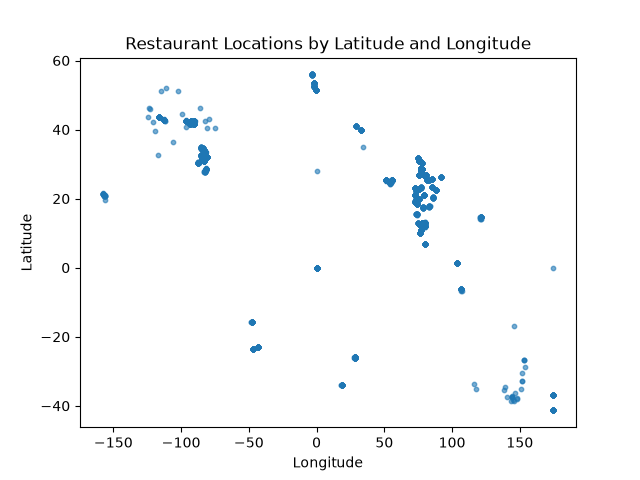

Reproduce this figure in Python.
import pandas as pd
import matplotlib.pyplot as plt
#define
df = pd.read_csv("dataset/dataset.csv")
#plotting scatter graph
plt.scatter(df["Longitude"], df["Latitude"],s=10,alpha=0.6)
#plot title
plt.title("Restaurant Locations by Latitude and Longitude")
#plot labels
plt.xlabel("Longitude")
plt.ylabel("Latitude")
plt.show()
# ---------------------- Conclusion ----------------------
# Restaurants are concentrated in a few geographical regions,
# forming visible clusters.
# Some areas contain only a few isolated restaurants.
# This indicates that restaurants are more densely located
# in major cities or populated regions rather than being
# evenly distributed.
